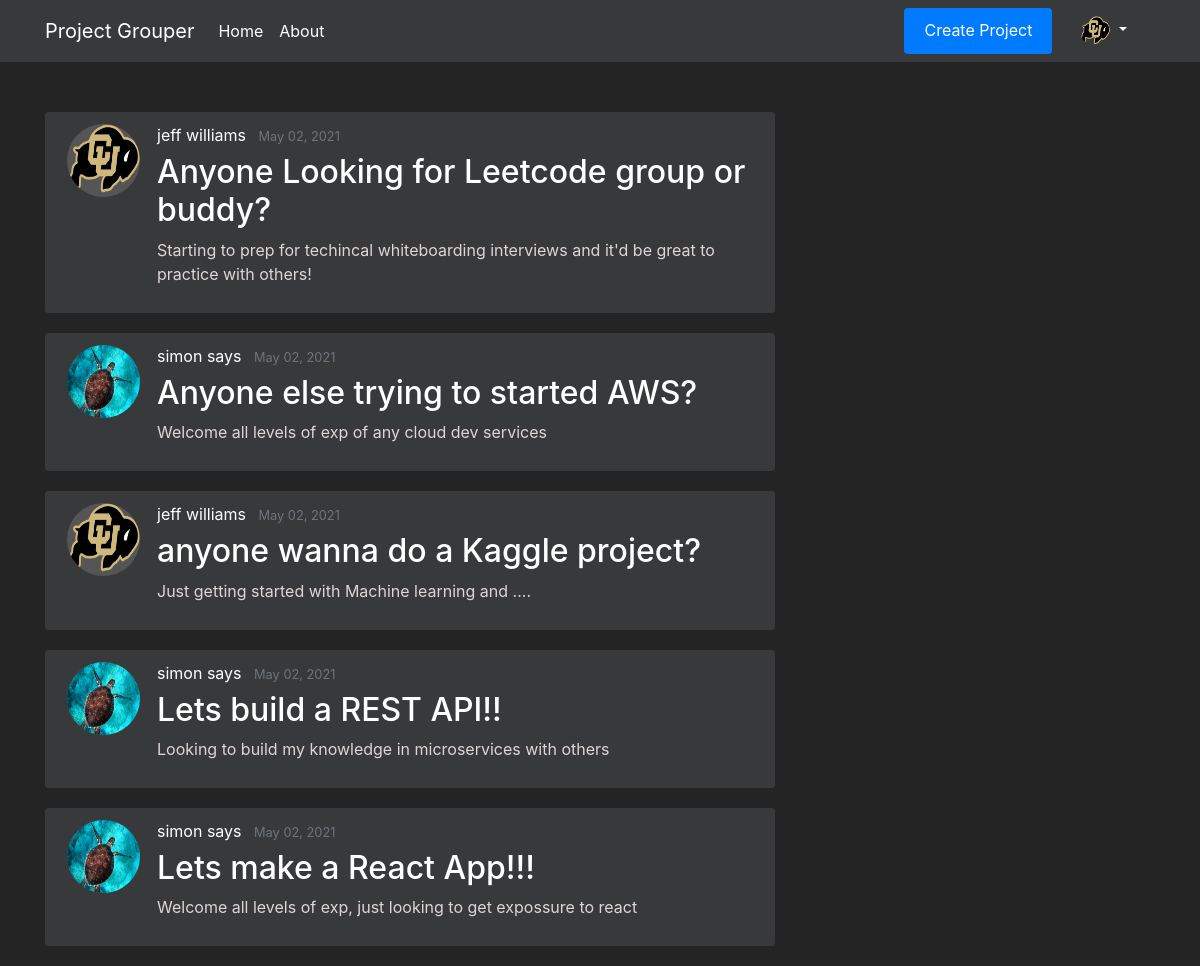
/home (signed in), run on the app's committed database.
### flaskapp/models.py (models this page shows, shortened)
class Users(db.Model, UserMixin):
    __tablename__ = 'user'
    id = db.Column(db.Integer, primary_key=True, nullable=False)
    first_name = db.Column(db.String(20), nullable=False)
    last_name = db.Column(db.String(20), nullable=False)
    email = db.Column(db.String(50), unique=True, nullable=False)
    password = db.Column(db.String(20), nullable=False)
    profile_image = db.Column(db.String(20), nullable=False, default="Portrait_Placeholder.png")
    date_joined = db.Column(db.DateTime, nullable=False, default=datetime.utcnow)
    is_moderator = db.Column(db.Boolean, default=False, nullable=False)
    languages = db.relationship('Languages', secondary=UserLanguages, lazy='subquery', backref="get_users")
    careers = db.relationship('Careers', secondary=UserCareers, lazy='subquery', backref="get_users")

class Projects(db.Model):
    __tablename__ = 'project'
    id = db.Column(db.Integer, primary_key=True, nullable=False)
    name = db.Column(db.String(250), unique=True, nullable=False)
    desc = db.Column(db.String(500), unique=False, nullable=False)
    creation_timestamp = db.Column(db.DateTime, nullable=False, default=datetime.utcnow)
    start_date = db.Column(db.DateTime, nullable=True, default=datetime.utcnow)
    target_end_date = db.Column(db.DateTime, nullable=True, default=datetime.utcnow)
    owner_id = db.Column(db.Integer, db.ForeignKey('user.id'), nullable=False, default=1)
    owner = db.relationship("Users", foreign_keys=owner_id, backref="owned_projects", uselist=False)
    members = db.relationship('Users', secondary=UserProjects, lazy='subquery', backref="get_projects")
    languages = db.relationship('Languages', secondary=ProjectLanguages, lazy='subquery', backref="get_projects")
    careers = db.relationship('Careers', secondary=ProjectCareers, lazy='subquery', backref="get_projects")

### flaskapp/main/routes.py (the view)
@main.route('/')
@main.route('/home')
def home():
    projects = Projects.query.all()
    projects = sorted(projects, key=lambda x: x.creation_timestamp, reverse=True)
    for project in projects:
        print(project.creation_timestamp)
    return render_template('home.html', projects=projects)

### flaskapp/models.py (called while the page is built)
@login_manager.user_loader
def load_user(user_id):
    return Users.query.get(int(user_id))

### flaskapp/templates/home.html
{% extends "layout.html" %}
{% block content %}
    {% for project in projects %}
        <article class="media content-section">
            <img class="rounded-circle article-img" src="{{ url_for('static', filename='profile_pics/' + project.owner.profile_image) }}">
            <div class="media-body">
                <div class="article-metadata">
                    <a class="mr-2" href="#">{{ project.owner.first_name }} {{ project.owner.last_name }}</a>
                    <small class="text-muted">{{ project.creation_timestamp.strftime('%B %d, %Y') }}</small>
                </div>
                <h2><a class="article-title" href="{{ url_for('projects.project', project_id=project.id) }}">{{ project.name }}</a></h2>
                <p class="article-content">{{ project.desc }}</p>
            </div>
            </article>
    {% endfor %}
{% endblock content %}

### flaskapp/templates/layout.html (shortened to what this page needs)
<!DOCTYPE html>
<html lang="en">
<head>
    <link rel="stylesheet" href="https://maxcdn.bootstrapcdn.com/bootstrap/4.0.0/css/bootstrap.min.css">
    <link rel="stylesheet" type="text/css" href="{{ url_for('static', filename='/main.css') }}">
</head>
<body>
    <header class="site-header">
        <nav class="navbar navbar-expand-md navbar-dark bg-steel fixed-top">
            <div class="container">
                <a class="navbar-brand" href="/"> Project Grouper </a>
                <div class="collapse navbar-collapse" id="navbarToggle">
                    <div class="navbar-nav mr-auto">
                        <a class="nav-item nav-link" href="{{ url_for('main.home') }}">Home</a>
                        <a class="nav-item nav-link" href="{{ url_for('main.about') }}">About</a>
                    </div>
                    <div class="navbar-nav">
                        {% if current_user.is_authenticated %}
                            <a class="btn btn-primary btn-sml" href="{{ url_for('projects.new_project') }}">Create Project</a>
                            <li class="nav-item dropdown">
                                <a class="nav-link dropdown-toggle" href="#" id="navbarDropdownMenuLink" role="button" data-toggle="dropdown" aria-haspopup="true" aria-expanded="false">
                                    <img src="{{ url_for('static', filename='profile_pics/' + current_user.profile_image) }}" width="30" height="30" class="rounded-circle">
                                </a>
                        {% else %}
                            <a class="nav-item nav-link" href="{{ url_for('users.login') }}">Login</a>
                            <a class="nav-item nav-link" href="{{ url_for('users.register') }}">Register</a>
                        {% endif %}
                    </div>
                </div>
            </div>
        </nav>
    </header>
    <main role="main" class="container">
      <div class="row">
        <div class="col-md-8">
          {% block content %}
          {% endblock %}
        </div>
      </div>
    </main>
</body>
</html>

### flaskapp/static/main.css (style rules this page uses)
.btn-primary { border: none; color: #ffffff; padding: 10px 20px; cursor: pointer; }
.navbar-nav > li { padding-left:20px; padding-right:20px; }
body { background: #252424; color: #e0d5d5; margin-top: 7rem; }
h1, h2, h3, h4, h5, h6 { color: #ffffff; }
.mr-2 { color: #ffffff; }
.bg-steel { background-color: #38393a; }
.site-header .navbar-nav .nav-link { color: #ffffff; }
.content-section { background: #38393a; padding: 10px 20px; border: 1px solid #38393a; border-radius: 3px; margin-bottom: 20px; }
.article-title { color: #ffffff; }
.article-content { white-space: pre-line; }
.article-img { height: 75px; width: 75px; margin-right: 16px; border: 1px solid #38393a; background:#555555; }
.article-metadata { padding-bottom: 1px; margin-bottom: 4px; border-bottom: 1px solid #38393a; }

### data on the page
Users: profile_image (picture)
Projects: profile_image (picture), owner.first_name "jeff", owner.last_name "williams", creation_timestamp "May 02, 2021", name "Anyone Looking for Leetcode group or buddy?", desc "Starting to prep for techincal whiteboarding interviews and it'd be great to practice with others!"
Projects: profile_image (placeholder picture), owner.first_name "simon", owner.last_name "says", creation_timestamp "May 02, 2021", name "Anyone else trying to started AWS?", desc "Welcome all levels of exp of any cloud dev services"
Projects: profile_image (picture), owner.first_name "jeff", owner.last_name "williams", creation_timestamp "May 02, 2021", name "anyone wanna do a Kaggle project?", desc "Just getting started with Machine learning and ...."
Projects: profile_image (placeholder picture), owner.first_name "simon", owner.last_name "says", creation_timestamp "May 02, 2021", name "Lets build a REST API!!", desc "Looking to build my knowledge in microservices with others"
Projects: profile_image (placeholder picture), owner.first_name "simon", owner.last_name "says", creation_timestamp "May 02, 2021", name "Lets make a React App!!!", desc "Welcome all levels of exp, just looking to get expossure to react"
